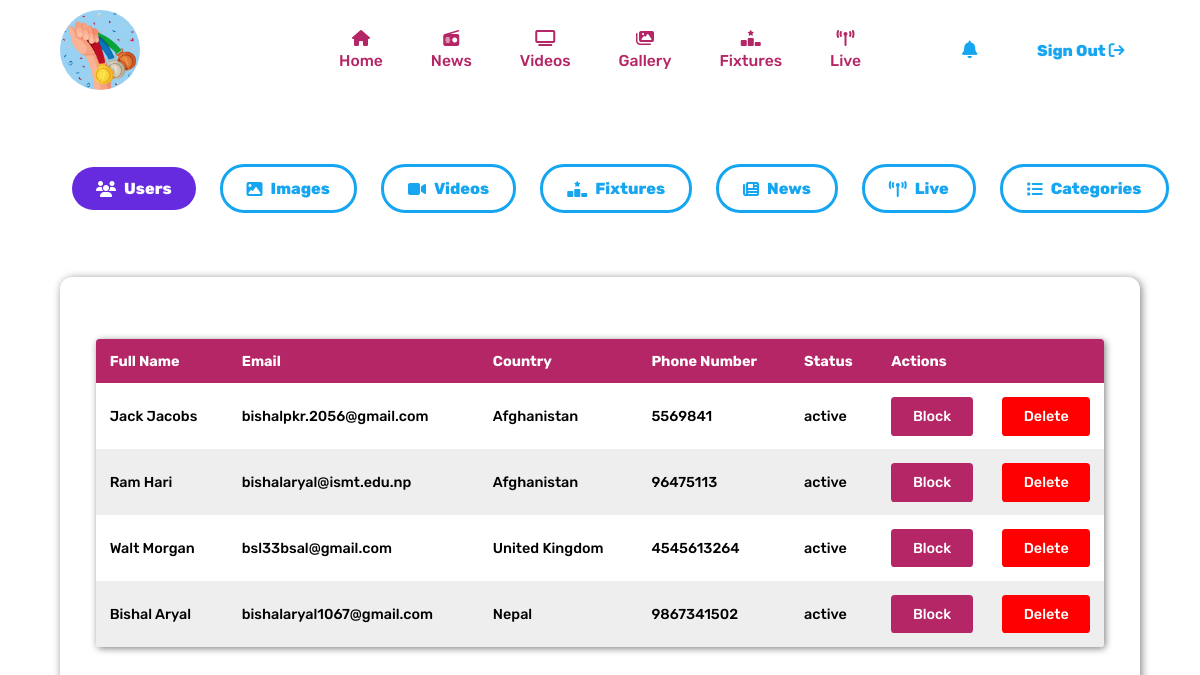
Page /admin/admin-dashboard.php on the committed database.
### tables this page shows
CREATE TABLE `user_information` (
  `full_name` varchar(250) NOT NULL,
  `email` varchar(250) NOT NULL,
  `country` varchar(250) NOT NULL,
  `phone_number` varchar(250) NOT NULL,
  `password` varchar(250) NOT NULL,
  `status` varchar(10) NOT NULL,
  `role` varchar(10) NOT NULL
);

### auth.php (shortened to what this page needs)
<?php
include('database.php');
function fetch_users()
{
    global $db_connection;
    $query = "SELECT * FROM user_information WHERE role='user'";
    $result = mysqli_query($db_connection, $query);
    if ($result) {
        while ($row = mysqli_fetch_assoc($result)) {
            $full_name = $row['full_name'];
            $email = $row['email'];
            $country = $row['country'];
            $phone_number = $row['phone_number'];
            $status = $row['status'];
            echo "
           <tr>
               <td> $full_name </td>
               <td> $email</td>
               <td> $country</td>
               <td> $phone_number</td>
               <td> $status</td>";
               if($status== 'active'){
                echo "<td><a href='admin-dashboard.php?action=block&email=$email' id='block-btn'>Block</a>";
               }
               else{
                echo "<td><a href='admin-dashboard.php?action=unblock&email=$email' id='unblock-btn'>Unblock</a>";
               }
              echo" <a href='admin-dashboard.php?action=delete&email=$email' id='delete-btn'>Delete</a></td>
           </tr>
          ";
        }
    }
}

### rows in the picture
user_information: full_name "Jack Jacobs", email "bishalpkr.2056@gmail.com", country "Afghanistan", phone_number "5569841", status "active"
user_information: full_name "Ram Hari", email "bishalaryal@ismt.edu.np", country "Afghanistan", phone_number "96475113", status "active"
user_information: full_name "Walt Morgan", email "bsl33bsal@gmail.com", country "United Kingdom", phone_number "4545613264", status "active"
user_information: full_name "Bishal Aryal", email "bishalaryal1067@gmail.com", country "Nepal", phone_number "9867341502", status "active"
